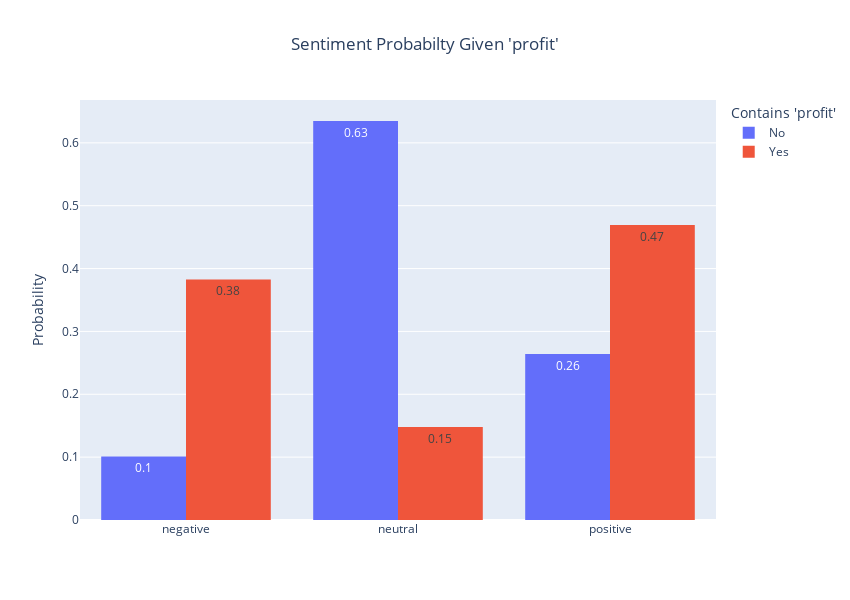

The notebook cell this image was saved under:
### Code cell
no_profit_df = pos[pos['profit_NOUN'] == 0].sort_values(by='label')
profit_df = pos[pos['profit_NOUN'] > 0].sort_values(by='label')

non_profit_vals = no_profit_df['label'].value_counts(normalize=True).sort_index()
profit_vals = profit_df['label'].value_counts(normalize=True).sort_index()

fig = go.Figure()
fig.add_trace(go.Histogram(
    x=no_profit_df.label,
    histnorm='probability density',
    name="No",
    text=np.round(non_profit_vals, 2)
))

fig.add_trace(go.Histogram(
    x=profit_df.label,
    histnorm='probability density',
    name="Yes",
    text=np.round(profit_vals, 2)
))


fig.update_layout(
    title="Sentiment Probabilty Given 'profit'",
    title_x=0.5,
    legend=dict(title="Contains 'profit'"),
    barmode='group',
    yaxis=dict(title="Probability"),
    height=600,
    width=850
)

fig.show()

### Figure 1 — Plotly figure (JSON) as saved in the notebook; plotly's stock layout.template omitted (floating-point values rounded to 4 significant figures; data arrays with more than 128 entries replaced by an {"elided": "..."} marker saying what was removed)
{"data": [{"histnorm": "probability density", "name": "No", "text": [0.1, 0.63, 0.26], "type": "histogram", "x": {"elided": "4441 str values"}}, {"histnorm": "probability density", "name": "Yes", "text": [0.38, 0.15, 0.47], "type": "histogram", "x": {"elided": "405 str values"}}], "layout": {"barmode": "group", "height": 600, "legend": {"title": {"text": "Contains 'profit'"}}, "title": {"text": "Sentiment Probabilty Given 'profit'", "x": 0.5}, "width": 850, "yaxis": {"title": {"text": "Probability"}}}}
